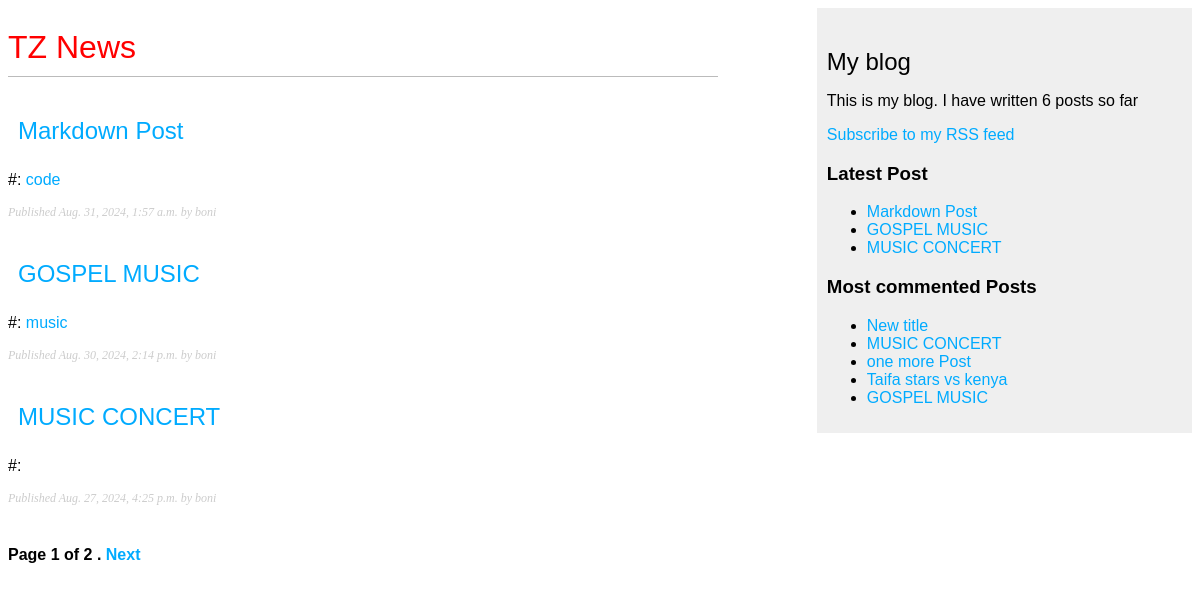
Screenshot of /blog/ with the database file from the repository.
### blog/models.py (models this page shows, shortened)
class Post(models.Model):
    STATUS_CHOICES = (('draft', 'Draft'), ('published', 'Published'),)
    title = models.CharField(max_length=250)
    slug = models.SlugField(max_length=250, unique_for_date='publish')
    author = models.ForeignKey(User, on_delete=models.CASCADE, related_name='blog_posts')
    body = models.TextField()
    publish = models.DateTimeField(default=timezone.now)
    created = models.DateTimeField(auto_now_add=True)
    updated= models.DateTimeField(auto_now=True)
    status = models.CharField(max_length=10, choices=STATUS_CHOICES, default='draft')
    class Meta:
        ordering = ("-publish",)
    objects = models.Manager() # The default manager
    published = PublishedManager() # Our custom manager
    def get_absolute_url(self):
        return reverse('blog:post_detail',
                        args=[self.publish.year,
                              self.publish.month,
                              self.publish.day, self.slug])
    tags = TaggableManager()

### blog/views.py (the view)
# urls.py: path('', views.post_list, name='post_list'),
def post_list(request, tag_slug=None):
    object_list = Post.published.all()
    tag = None
    if tag_slug:
        tag = get_object_or_404(Tag, slug=tag_slug)
        object_list = object_list.filter(tags__in=[tag])
    paginator = Paginator(object_list, 3) # 3 posts in each page
    page = request.GET.get('page')
    try:
        posts = paginator.page(page)
    except PageNotAnInteger:
        posts = paginator.page(1)
    except EmptyPage:
        posts = paginator.page(paginator.num_pages)
    return render(request,
                    'blog/post/list.html',
                    {'page': page,
                    'posts': posts,
                    'tag': tag})

### blog/models.py (called while the page is built)
    def get_queryset(self):
        return super(PublishedManager, self).get_queryset()\
                                            .filter(status='published')

### blog/templatetags/blog_tags.py (called while the page is built)
@register.simple_tag
def total_posts():
    return Post.published.count()

@register.inclusion_tag('blog/post/latest_posts.html')
def show_latest_posts(count=5):
    latest_posts = Post.published.order_by('-publish')[:count]
    return {'latest_posts': latest_posts}

@register.simple_tag
def get_most_commented_posts(count=5):
    return Post.published.annotate(
                total_comments=Count('comments')
                ).order_by('-total_comments')[:count]

@register.filter(name='markdown')
def markdown_format(text):
    return mark_safe(markdown.markdown(text))

### blog/templates/blog/post/list.html (shortened to what this page needs)
{% extends "blog/base.html" %}
{% load blog_tags %}
{% block content %}
    <h1 style="color: red;"> TZ News</h1>
    <div style="background-color: white;">
        {% for post in posts %}
        <div >
            <h2 style="padding: 10px;">
                <a href="{{ post.get_absolute_url }}">{{ post.title }}</a>
            </h2>
            <p class="tags"> #:
                {% for tag in post.tags.all %}
                    <a href="{% url 'blog:post_list_by_tag' tag.slug %}">{{tag.name}}</a>
                {% endfor %}
            </p>
            <p class="date">
                Published {{ post.publish }} by {{ post.author }}
            </p>
        </div>
        {% endfor %}
    </div>
        {% include "pagination.html" with page=posts %}
{%endblock%}

### blog/templates/blog/base.html (shortened to what this page needs)
{% load blog_tags %}
{% load static %}
<!DOCTYPE html>
<html>
    <head>
        <link href="{% static "css/blog.css" %}" rel="stylesheet">
    </head>
    <body >
        <div id="content">
            {% block content %}
            {% endblock %}
        </div>
        <div id="sidebar">
            <h2>My blog</h2>
            <p>This is my blog. I have written {% total_posts %} posts so far</p>
            <p>
                <a href='{% url "blog:post_feed" %}'>Subscribe to my RSS feed</a>
            </p>
            <h3>Latest Post</h3>
            {% show_latest_posts 3 %}
            <h3>Most commented Posts</h3>
            {% get_most_commented_posts as most_commented_posts %}
            <ul>
                {% for post in most_commented_posts %}
                    <li>
                        <a href="{{ post.get_absolute_url }}">{{ post.title }}</a>
                    </li>
                {% endfor %}
            </ul>
        </div>
    </body>
</html>

### blog/templates/pagination.html (shortened to what this page needs)
<div class="pagination">
    <span class="step-links">
        <span class="current">
            Page {{ page.number }} of {{ page.paginator.num_pages }} .
        </span>
        {% if page.has_next %}
            <a href="?page={{ page.next_page_number }}">Next</a>
        {% endif %}
    </span>
</div>

### blog/templates/blog/post/latest_posts.html
<ul>
    {% for post in latest_posts %}
        <li>
            <a href="{{ post.get_absolute_url }}">{{ post.title }}</a>
        </li>
    {% endfor %}
</ul>

### blog/static/css/blog.css (style rules this page uses)
body { margin:1; padding:1; font-family:helvetica, sans-serif }
a { color: #00abff; text-decoration: none; }
h1 { font-weight: normal; border-bottom: 1px solid #bbb; padding: 0 0 10px 0; }
h2 { font-weight: normal; margin: 30px 0 0; }
#content { float: left; width: 60%; padding: 0 0 30px; }
#sidebar { float: right; width: 30%; padding: 10px; background: #efefef; height: 100%; }
p.date { color: #ccc; font-family: georgia, serif; font-size: 12px; font-style: italic; }
.pagination { margin: 40px 0; font-weight: bold; }

### rows the page displays
Post: title "Markdown Post", publish "Aug. 31, 2024, 1:57 a.m.", author "boni"
Tag: name "code"
Post: title "GOSPEL MUSIC", publish "Aug. 30, 2024, 2:14 p.m.", author "boni"
Tag: name "music"
Post: title "MUSIC CONCERT", publish "Aug. 27, 2024, 4:25 p.m.", author "boni"
Post: title "New title"
Post: title "one more Post"
Post: title "Taifa stars vs kenya"

### other values shown
{{ page.number }} "1"
{{ page.paginator.num_pages }} "2"
